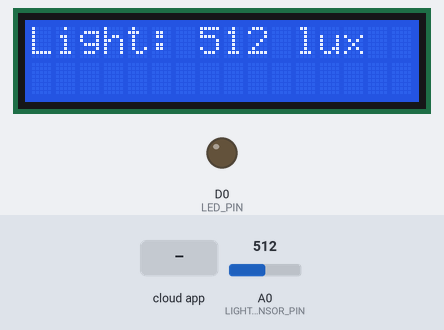
The sketch below on a simulated ESP8266 (NodeMCU). Shown: 16×2 character LCD, output pins drawn as LEDs (lit = HIGH). The test bench sets the inputs (shaded band); at power-on: A0 (LIGHT_SENSOR_PIN) = 512. WiFi joins after 1.5 s; servers stay silent unless stated; no MQTT or app messages arrive unless stated; what the sketch prints to the serial monitor is not drawn.

Above: at 7.2 s.
7.3 s: A0 (LIGHT_SENSOR_PIN) set to 107
At 18.5 s:
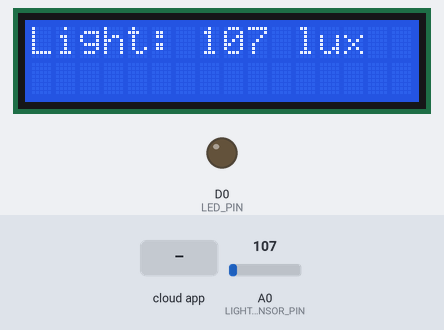
19.4 s: A0 (LIGHT_SENSOR_PIN) set to 93
At 29.7 s:
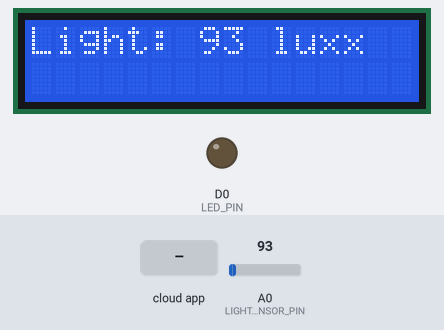
30.7 s: A0 (LIGHT_SENSOR_PIN) set to 11
At 41.0 s:
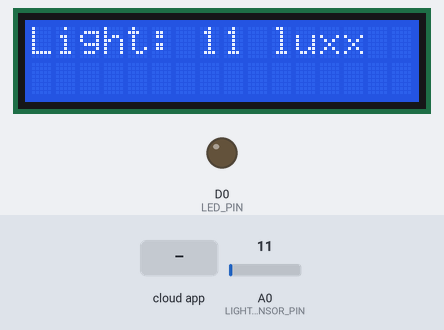
42.0 s: A0 (LIGHT_SENSOR_PIN) set to 8
At 52.2 s:
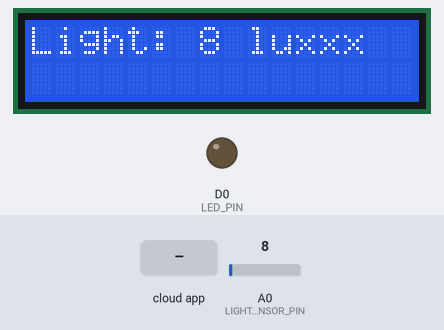
53.3 s: the phone or cloud app sets toggle-light to 1
At 59.3 s:
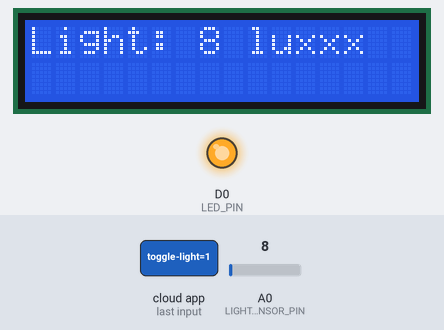
59.6 s: A0 (LIGHT_SENSOR_PIN) set to 122
At 63.4 s:
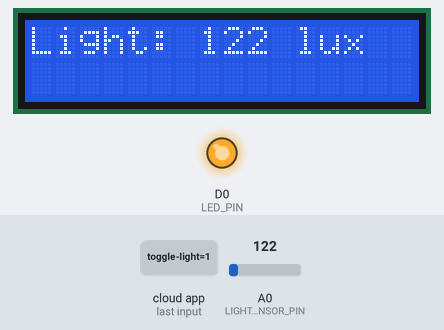
Timing chart, 0 to 64.9 s (numbered marks = the images above; inputs shaded):
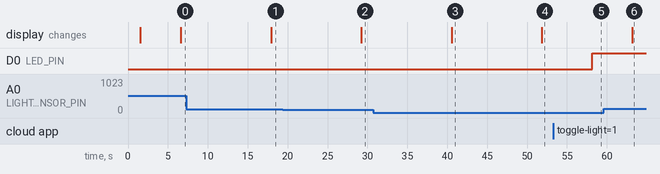

The sketch:

case-3.ino
```cpp
#include <ESP8266WiFi.h>
#include <Adafruit_MQTT.h>
#include <Adafruit_MQTT_Client.h>
#include <LiquidCrystal.h>
#include <ThingSpeak.h>

#define WLAN_SSID       "swift"
#define WLAN_PASS       "********"

#define AIO_SERVER      "io.adafruit.com"
#define AIO_SERVERPORT  1883
#define AIO_USERNAME    "CedricMurairiM"
#define AIO_KEY         "**********************"

#define LIGHT_SENSOR_PIN A0
#define LED_PIN          D0
#define LCD_RS_PIN       D1
#define LCD_EN_PIN       D2
#define LCD_D4_PIN       D4
#define LCD_D5_PIN       D5
#define LCD_D6_PIN       D6
#define LCD_D7_PIN       D7

WiFiClient client;
Adafruit_MQTT_Client mqtt(&client, AIO_SERVER, AIO_SERVERPORT, AIO_USERNAME, AIO_KEY);
Adafruit_MQTT_Subscribe switchButton = Adafruit_MQTT_Subscribe(&mqtt, AIO_USERNAME "/feeds/toggle-light");

unsigned long myChannelNumber = 2498813;
const char * myWriteAPIKey = "5XGEEMJ3CUBEE54F";

LiquidCrystal lcd(LCD_RS_PIN, LCD_EN_PIN, LCD_D4_PIN, LCD_D5_PIN, LCD_D6_PIN, LCD_D7_PIN);

void connectWiFi();
void connectMQTT();
void setupLCD();
void processMQTTMessages();

void setup() {
  Serial.begin(115200);
  connectWiFi();
  ThingSpeak.begin(client);
  pinMode(LED_PIN, OUTPUT);
  setupLCD();
  mqtt.subscribe(&switchButton);
}

void loop() {
  connectMQTT();
  processMQTTMessages();
  int lightIntensity = analogRead(LIGHT_SENSOR_PIN);
  lcd.setCursor(7, 0);
  lcd.print(" ");
  lcd.setCursor(7, 0);
  lcd.print(lightIntensity);
  lcd.print(" lux");
  if (!mqtt.publish(AIO_USERNAME "/feeds/light-intensity", String(lightIntensity).c_str())) {
    Serial.println("Failed to publish light intensity value!");
  }
  ThingSpeak.writeField(myChannelNumber, 1, lightIntensity, myWriteAPIKey);
  delay(6000);
}

void connectWiFi() {
  Serial.println("Connecting to WiFi...");
  WiFi.begin(WLAN_SSID, WLAN_PASS);
  while (WiFi.status() != WL_CONNECTED) {
    delay(500);
  }
  Serial.println("WiFi Connected!");
}

void connectMQTT() {
  if (mqtt.connected()) {
    return;
  }
  int8_t ret;
  while ((ret = mqtt.connect()) != 0) {
    mqtt.disconnect();
    delay(3000);
  }
}

void processMQTTMessages() {
  Adafruit_MQTT_Subscribe *subscription;
  while ((subscription = mqtt.readSubscription(5000))) {
    if (subscription == &switchButton) {
      int switchState = atoi((char *)switchButton.lastread);
      Serial.print("Received MQTT message: ");
      Serial.println(switchState);
      digitalWrite(LED_PIN, switchState == 1 ? HIGH : LOW);
    }
  }
}

void setupLCD() {
  lcd.begin(16, 2);
  lcd.setCursor(0, 0);
  lcd.print("Light:");
}
```

Measured:
- the behaviour switches between 100 and 99 on A0 (LIGHT_SENSOR_PIN) (found by bisection; images 1 and 2)
- the behaviour switches between 10 and 9 on A0 (LIGHT_SENSOR_PIN) (found by bisection; images 3 and 4)
- after the input at 7.3 s, the display: changes after 10.6 s (image 1)
- after the input at 19.4 s, the display: changes after 9.8 s (image 2)
- after the input at 30.7 s, the display: changes after 9.8 s (image 3)
- after the input at 42.0 s, the display: changes after 9.8 s (image 4)
- after the input at 53.3 s, D0 (LED_PIN): LOW → HIGH after 4.8 s
- after the input at 59.6 s, the display: changes after 3.6 s (image 6)
